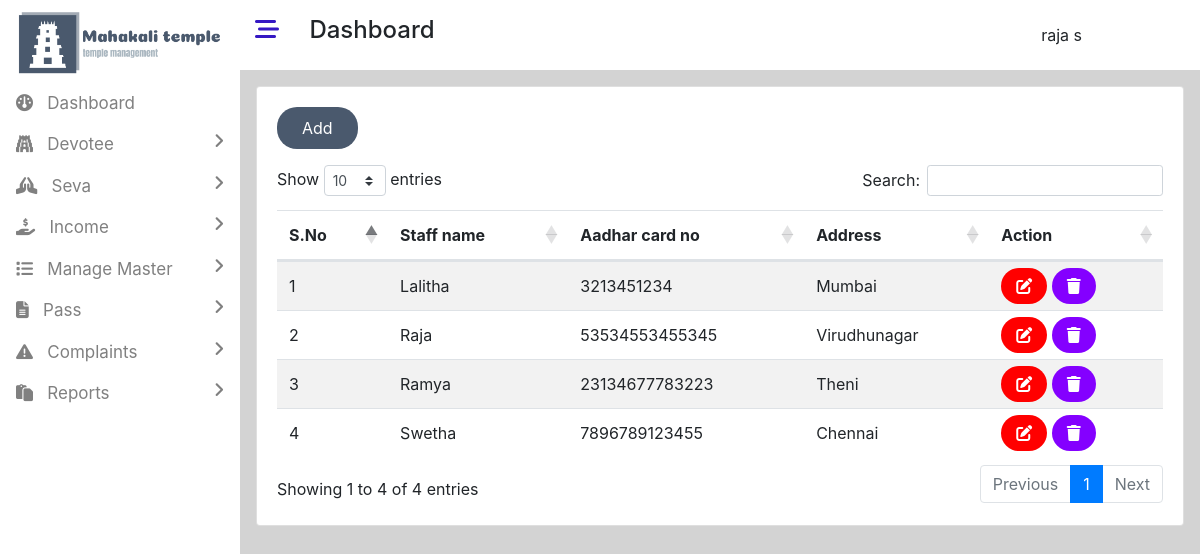
/admin/manage_staff.php (signed in), run on the app's committed database.
### tables this page shows
CREATE TABLE `user` (
  `user_id` int(11) NOT NULL,
  `first_name` varchar(50) NOT NULL,
  `last_name` varchar(50) NOT NULL,
  `email` varchar(50) NOT NULL,
  `password` varchar(50) NOT NULL,
  `role` varchar(50) NOT NULL,
  `reading_time` timestamp NOT NULL DEFAULT current_timestamp() ON UPDATE current_timestamp()
);

CREATE TABLE `staff` (
  `id` int(11) NOT NULL,
  `staff_id` varchar(30) NOT NULL,
  `staff_name` varchar(50) NOT NULL,
  `phone` varchar(50) NOT NULL,
  `aadhar` varchar(50) NOT NULL,
  `dob` varchar(50) NOT NULL,
  `gender` varchar(10) NOT NULL,
  `address` text NOT NULL,
  `reading_time` timestamp NOT NULL DEFAULT current_timestamp() ON UPDATE current_timestamp()
);

### admin/admin_db.php (called while the page is built, shortened)
<?php
$con=mysqli_connect("localhost","root","","temple");
        ?>
        <?php
class staff
{
    public function get_staff()
    {
        global $con;
        $sql="select * from staff order by id desc";
        $result=mysqli_query($con,$sql);
        $a=[];
        if(mysqli_num_rows($result)>0)
        {
            while($row=mysqli_fetch_assoc($result))
            {
                array_push($a,$row);
            }
        }
        return $a;
    }
}
        ?>

### admin/manage_staff.php (the view, shortened to what this page needs)
<!DOCTYPE html>
<html lang="en">
<head>
    <link rel="stylesheet" href="../assets/bootstrap/bootstrap.min.css">
     <link rel="stylesheet" href="https://cdnjs.cloudflare.com/ajax/libs/twitter-bootstrap/4.5.2/css/bootstrap.css" type="text/css">
     <link rel="stylesheet" href="https://cdn.datatables.net/1.13.7/css/dataTables.bootstrap4.min.css" type="text/css">
    <link rel="stylesheet" href="https://cdnjs.cloudflare.com/ajax/libs/font-awesome/6.4.2/css/all.min.css"  />
    <link rel="stylesheet" href="css/style.css" type="text/css">
</head>
<body class="dashboard-page">
<div>
<?php
include("includes/leftbar.php");
?>
<div style="width:80%;height:110vh;" class="float-right main-content">
<?php
include("includes/header.php");
?>
<div class="container p-3">
<div class="card">
<div class="card-body">
<a href="add_staff.php" class="btn button-color text-white px-4 py-2">Add</a>
<div class="row mt-3">
    <div class="col-md-12">
       <table id="example" class="example3 table table-striped" style="width:100%">
        <thead>
            <tr>
                <th>S.No</th>
                <th>Staff name</th>
                <th>Aadhar card no</th>
                <th>Address</th>
                <th>Action</th>
            </tr>
        </thead>
        <tbody>
<?php
include("admin_db.php");
$obj=new staff();
$states=$obj->get_staff();
$i=1;
foreach($states as $state)
{
?>
<tr>
    <td><?=$i?></td>
    <td><?=$state["staff_name"]?></td>
    <td><?=$state["aadhar"]?></td>
    <td>
    <?=$state['address']?>
    </td>
    <td>
    <a href="edit_staff.php?id=<?=$state['id']?>" id="ed-icon"><i class="fa-solid fa-pen-to-square"></i></a>
    <a href="delete_staff.php?id=<?=$state['id']?>" id="del-icon"><i class="fa-solid fa-trash"></i></a>
    </td>
</tr>
<?php
$i++;
}
?>
        </tbody>
    </table>
    </div>
</div>
</div>
</div>
</div>
</div>
</div>
</body>
</html>

### admin/includes/header.php (shortened to what this page needs)
<div class="container-fluid">
    <div class="row">
        <div class="col-md-12 bg-white py-3">
        <h4>
        <i class="fa-solid fa-bars-staggered mybar23" style="color: #3518c3;"></i>
        <span class="ml-4 ">Dashboard</span>
        <div class="dropdown mydropdown float-right">
  <button type="button" class="mybutton btn bg-white" data-toggle="dropdown">
  <?php
  if(isset($_SESSION["uid"]))
  {
    include("../db.php");
    $sql66="select * from user where user_id=".$_SESSION["uid"];
    $result66=mysqli_query($con,$sql66);
    $row66=mysqli_fetch_assoc($result66);
    echo $row66["first_name"]." ".$row66["last_name"];
  }
  ?>
  </button>
</div>
        </h4>
        </div>
    </div>
</div>

### admin/css/style.css (style rules this page uses)
.mybar23,.mybar24 { cursor:pointer; }
.main-content { background-color:lightgray; }
.mydropdown { margin-right:90px; }

### admin/manage_staff.php (style rules this page uses)
.button-color { background-color:rgb(74,89,109); border-radius:20px; }
#ed-icon { background-color:red;padding:8px 15px;color:white;border-radius:30px; }
#del-icon { background-color:rgb(132, 0, 255);padding:8px 15px;color:white;border-radius:30px; }

### data on the page
user: first_name "raja", last_name "s"
staff: staff_name "Lalitha", aadhar "3213451234", address "Mumbai"
staff: staff_name "Raja", aadhar "53534553455345", address "Virudhunagar"
staff: staff_name "Ramya", aadhar "23134677783223", address "Theni"
staff: staff_name "Swetha", aadhar "7896789123455", address "Chennai"
